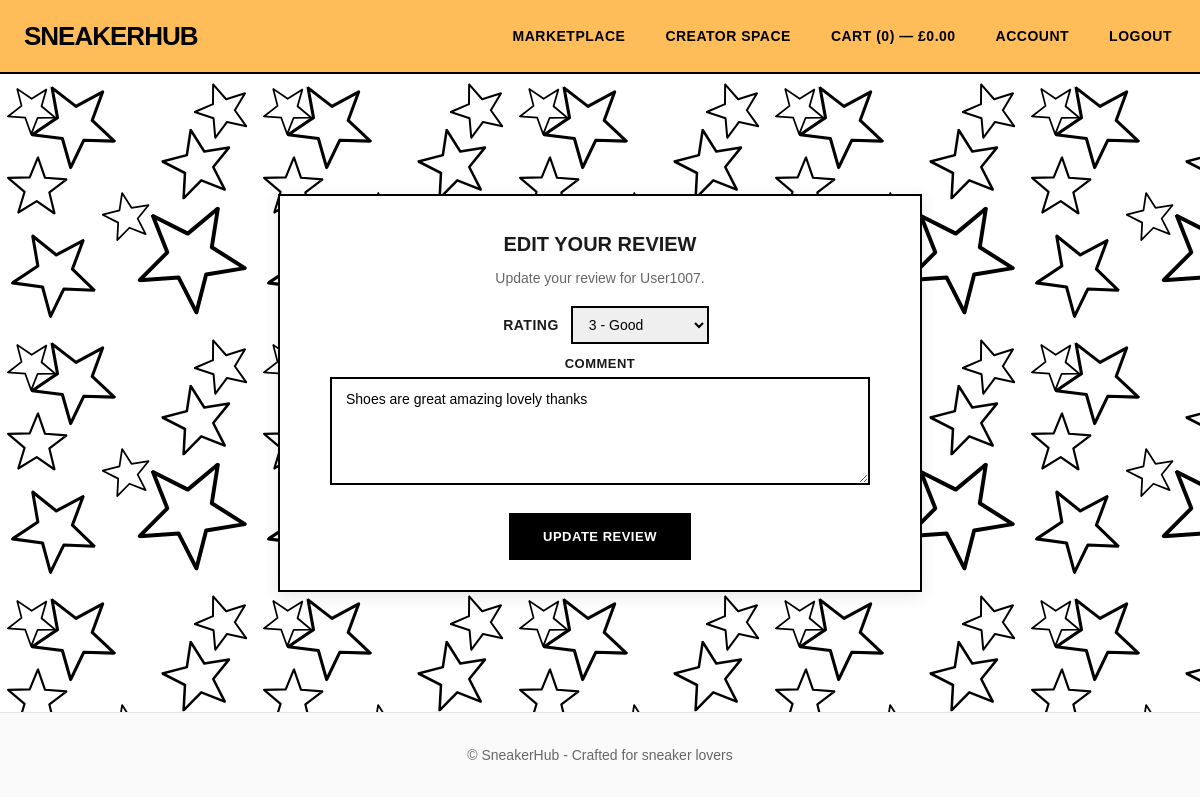
Before: /reviews/edit/4/ (signed in) with the older database file.
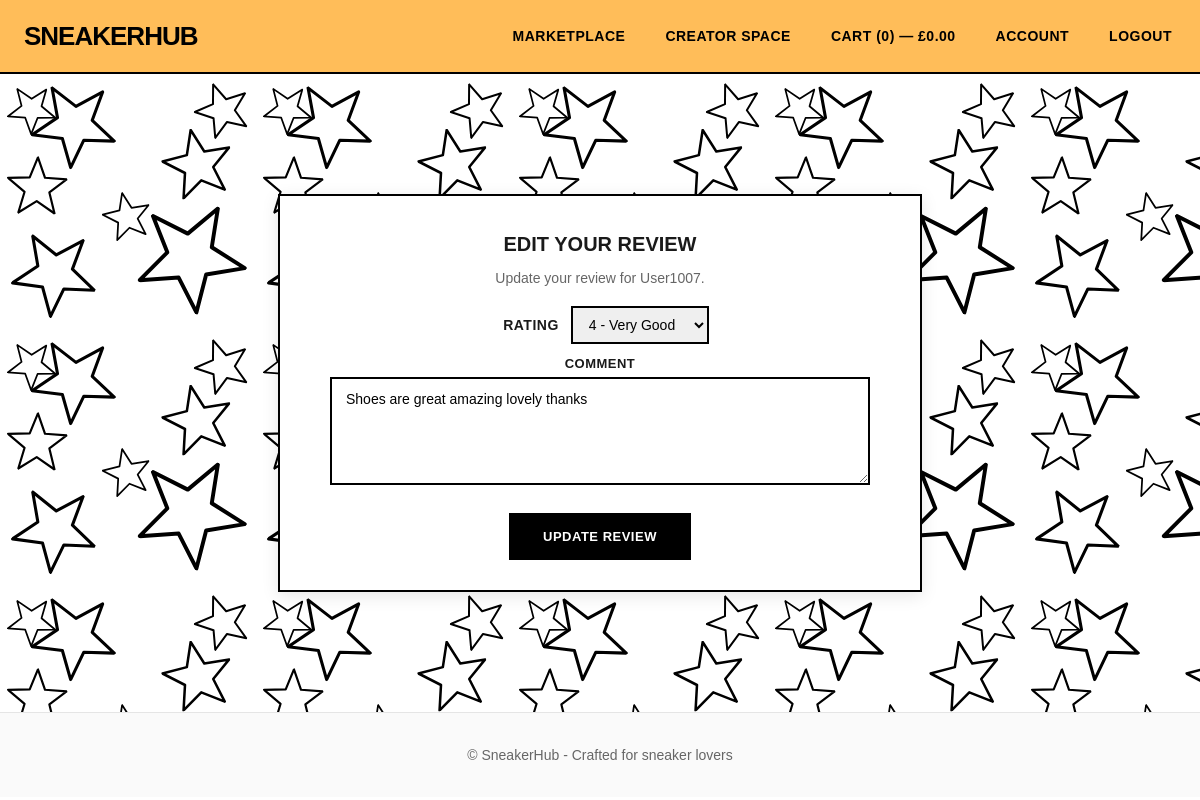
After: the same page with the newer database file.
### reviews/models.py (models this page shows, shortened)
class Review(models.Model):
    reviewed_user = models.ForeignKey('auth.User', on_delete=models.CASCADE)
    reviewer_id = models.ForeignKey('auth.User', on_delete=models.CASCADE, related_name='reviews_made')
    rating = models.PositiveIntegerField()
    comment = models.TextField()
    created_at = models.DateTimeField(auto_now_add=True)
    updated_at = models.DateTimeField(auto_now=True)

### reviews/views.py (the view)
# urls.py: path('edit/<int:review_id>/', views.editReviewView, name='edit_review'),
@login_required
def editReviewView(request, review_id):
    review = Review.objects.get(id=review_id)
    if request.method == 'POST':
        rating = request.POST.get('rating')
        comment = request.POST.get('comment')
        review.rating = rating
        review.comment = comment
        review.save()
        return redirect('publicprofile:public_profile', profile_user=review.reviewed_user.id)
    else:
        context = {
            'review': review,
        }
        return render(request, 'reviews/edit_review.html', context)

### cart/context_processors.py (called while the page is built, shortened)
def cart_totals(request):
    cart = request.session.get('cart', {})
    count = 0
    total = 0.0
    return {'cart': {'count': count, 'total': total}}

### reviews/templates/reviews/edit_review.html (shortened to what this page needs)
{% extends "base.html" %}
{% block content %}
<section class="edit-review-section">
    <div class="container">
        <div class="edit-review-card">
            <div class="edit-review-card-heading">
                <h1>Edit Your Review</h1>
                <p class="muted">Update your review for {{ review.reviewed_user.username|title }}.</p>
            </div>
            <form method="post" action="{% url 'reviews:edit_review' review.id %}" class="edit-review-form">
                <div class="form-group-rating">
                    <label for="rating">Rating</label>
                    <select name="rating" id="rating" required>
                        <option value="3" {% if review.rating == 3 %}selected{% endif %}>3 - Good</option>
                        <option value="4" {% if review.rating == 4 %}selected{% endif %}>4 - Very Good</option>
                    </select>
                </div>
                <div class="form-group">
                    <label for="comment">Comment</label>
                    <textarea name="comment" id="comment" rows="5" required>{{ review.comment }}</textarea>
                </div>
                <button type="submit" class="btn-primary btn-large">Update Review</button>
            </form>
        </div>
    </div>
</section>
<footer class="site-footer" style="margin-top: 0px;">
    <div class="footer-inner">
        <p>&copy; {{ now.year }} SneakerHub - Crafted for sneaker lovers</p>
    </div>
</footer>
{% endblock %}

Changed rows visible on the page:
changed Review "Shoes are great amazing lovely thanks": rating "3 - Good" → "4 - Very Good"
